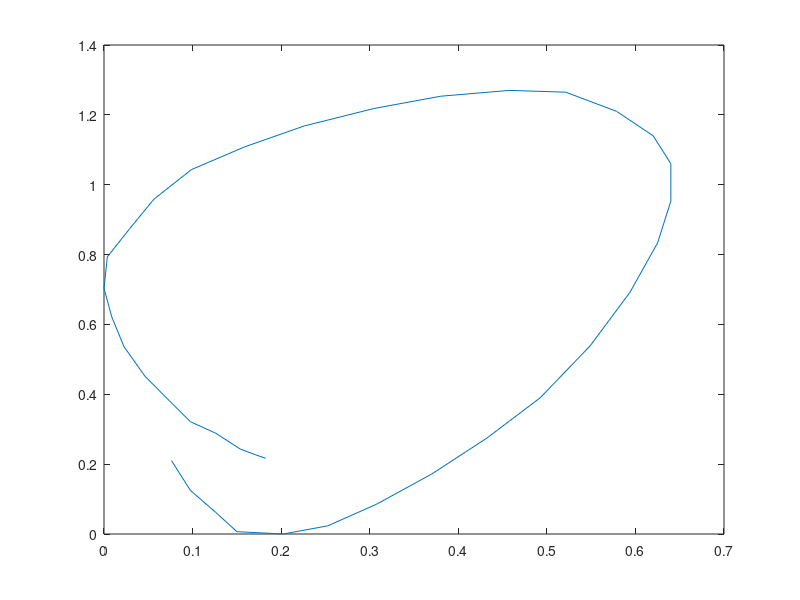

Reproduce this figure in MATLAB. (Note: this script raises an error after producing the figure.)
x = [3853 ,3870 ,3893 ,3912 ,3954 ,3994 ,4038 ,4088 ,4138 ,4186 ,4231 ,4267 ,4292 ,4304 ,4304 ,4288 ,4255 ,4209 ,4158 ,4096 ,4036 ,3973 ,3919 ,3871 ,3837 ,3815 ,3795 ,3792 ,3799 ,3810 ,3829 ,3851 ,3870 ,3893 ,3915 ,3929 ,3938]
y = [1452 ,1401 ,1363 ,1330 ,1326 ,1340 ,1377 ,1429 ,1491 ,1560 ,1649 ,1741 ,1826 ,1898 ,1962 ,2010 ,2052 ,2085 ,2088 ,2078 ,2057 ,2027 ,1991 ,1952 ,1901 ,1850 ,1802 ,1748 ,1699 ,1648 ,1597 ,1555 ,1519 ,1499 ,1472 ,1462 ,1456]

x = (x-min(x))/800;
y = (y-min(y))/600;
plot(x,y)

recognition( feature_extraction(x,y,10), features )

%     x = (x-min(x))/800;
%     xest2 = aprox_discrete(10,x);
%     xest2 = xest2(1:end-1);
%     xx = 0:1/length(x):1-1/length(x);
%     plot(xx, xest2)
% %     axis([0 1 fmin-fmin*0.01 fmax+fmax*0.01]);
%     hold on;
%     plot( xx, x, 'Color', 'red');
%     hold off;
%     
%     error = bestfit( x, xest2 )
    